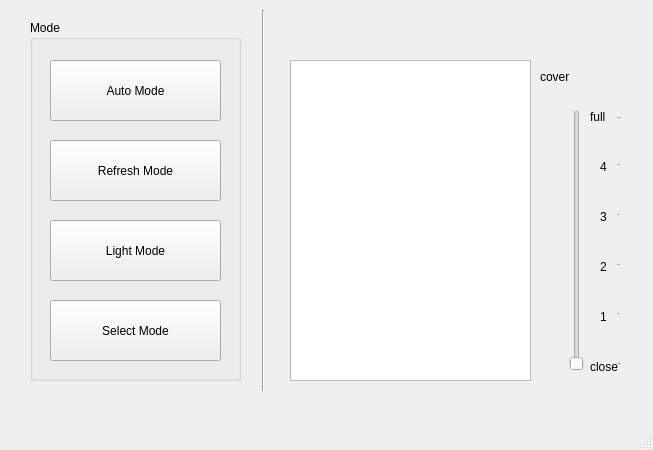
<?xml version="1.0" encoding="UTF-8"?>
<ui version="4.0">
 <class>MainWindow</class>
 <widget class="QMainWindow" name="MainWindow">
  <property name="geometry">
   <rect>
    <x>0</x>
    <y>0</y>
    <width>653</width>
    <height>450</height>
   </rect>
  </property>
  <property name="windowTitle">
   <string>MainWindow</string>
  </property>
  <property name="tabShape">
   <enum>QTabWidget::Rounded</enum>
  </property>
  <widget class="QWidget" name="centralwidget">
   <widget class="QGroupBox" name="groupBox">
    <property name="geometry">
     <rect>
      <x>30</x>
      <y>20</y>
      <width>211</width>
      <height>361</height>
     </rect>
    </property>
    <property name="title">
     <string>Mode</string>
    </property>
    <widget class="QPushButton" name="pushButton">
     <property name="geometry">
      <rect>
       <x>20</x>
       <y>40</y>
       <width>171</width>
       <height>61</height>
      </rect>
     </property>
     <property name="text">
      <string>Auto Mode</string>
     </property>
    </widget>
    <widget class="QPushButton" name="pushButton_2">
     <property name="geometry">
      <rect>
       <x>20</x>
       <y>120</y>
       <width>171</width>
       <height>61</height>
      </rect>
     </property>
     <property name="text">
      <string>Refresh Mode</string>
     </property>
    </widget>
    <widget class="QPushButton" name="pushButton_3">
     <property name="geometry">
      <rect>
       <x>20</x>
       <y>200</y>
       <width>171</width>
       <height>61</height>
      </rect>
     </property>
     <property name="text">
      <string>Light Mode</string>
     </property>
    </widget>
    <widget class="QPushButton" name="pushButton_4">
     <property name="geometry">
      <rect>
       <x>20</x>
       <y>280</y>
       <width>171</width>
       <height>61</height>
      </rect>
     </property>
     <property name="text">
      <string>Select Mode</string>
     </property>
    </widget>
   </widget>
   <widget class="Line" name="line">
    <property name="geometry">
     <rect>
      <x>253</x>
      <y>10</y>
      <width>20</width>
      <height>381</height>
     </rect>
    </property>
    <property name="orientation">
     <enum>Qt::Vertical</enum>
    </property>
   </widget>
   <widget class="QGraphicsView" name="graphicsView">
    <property name="geometry">
     <rect>
      <x>290</x>
      <y>60</y>
      <width>241</width>
      <height>321</height>
     </rect>
    </property>
   </widget>
   <widget class="QSlider" name="verticalSlider_2">
    <property name="geometry">
     <rect>
      <x>540</x>
      <y>110</y>
      <width>82</width>
      <height>261</height>
     </rect>
    </property>
    <property name="orientation">
     <enum>Qt::Vertical</enum>
    </property>
    <property name="tickPosition">
     <enum>QSlider::TicksBelow</enum>
    </property>
    <property name="tickInterval">
     <number>20</number>
    </property>
   </widget>
   <widget class="QPushButton" name="Btn_cover">
    <property name="geometry">
     <rect>
      <x>580</x>
      <y>70</y>
      <width>41</width>
      <height>16</height>
     </rect>
    </property>
    <property name="styleSheet">
     <string notr="true">#Btn_cover{
background-color: transparent;
border-image: url(&quot;/home/pi/test_UI_231027/image/off_g.png&quot;);
background: none;
border: none;
background-repeat: none;
}
#Btn_cover:checked
{
	border-image: url(&quot;/home/pi/test_UI_231027/image/on_g.png&quot;);
}</string>
    </property>
    <property name="text">
     <string/>
    </property>
    <property name="checkable">
     <bool>true</bool>
    </property>
    <property name="checked">
     <bool>false</bool>
    </property>
    <property name="flat">
     <bool>true</bool>
    </property>
   </widget>
   <widget class="QPushButton" name="userMode">
    <property name="geometry">
     <rect>
      <x>290</x>
      <y>10</y>
      <width>80</width>
      <height>41</height>
     </rect>
    </property>
    <property name="styleSheet">
     <string notr="true">#userMode{
background-color: transparent;
border-image: url(&quot;/home/pi/test_UI_231027/image/off_b.png&quot;);
background: none;
border: none;
background-repeat: none;
}
#userMode:checked
{
	border-image: url(&quot;/home/pi/test_UI_231027/image/on_b.png&quot;);
}</string>
    </property>
    <property name="text">
     <string/>
    </property>
    <property name="checkable">
     <bool>true</bool>
    </property>
    <property name="checked">
     <bool>false</bool>
    </property>
    <property name="flat">
     <bool>true</bool>
    </property>
   </widget>
   <widget class="QLabel" name="label">
    <property name="geometry">
     <rect>
      <x>540</x>
      <y>70</y>
      <width>57</width>
      <height>14</height>
     </rect>
    </property>
    <property name="text">
     <string>cover</string>
    </property>
   </widget>
   <widget class="QLabel" name="label_2">
    <property name="geometry">
     <rect>
      <x>590</x>
      <y>360</y>
      <width>57</width>
      <height>14</height>
     </rect>
    </property>
    <property name="text">
     <string>close</string>
    </property>
   </widget>
   <widget class="QLabel" name="label_3">
    <property name="geometry">
     <rect>
      <x>590</x>
      <y>110</y>
      <width>57</width>
      <height>14</height>
     </rect>
    </property>
    <property name="text">
     <string>full</string>
    </property>
   </widget>
   <widget class="QLabel" name="label_4">
    <property name="geometry">
     <rect>
      <x>600</x>
      <y>310</y>
      <width>57</width>
      <height>14</height>
     </rect>
    </property>
    <property name="text">
     <string>1</string>
    </property>
   </widget>
   <widget class="QLabel" name="label_5">
    <property name="geometry">
     <rect>
      <x>600</x>
      <y>260</y>
      <width>57</width>
      <height>14</height>
     </rect>
    </property>
    <property name="text">
     <string>2</string>
    </property>
   </widget>
   <widget class="QLabel" name="label_6">
    <property name="geometry">
     <rect>
      <x>600</x>
      <y>210</y>
      <width>57</width>
      <height>14</height>
     </rect>
    </property>
    <property name="text">
     <string>3</string>
    </property>
   </widget>
   <widget class="QLabel" name="label_7">
    <property name="geometry">
     <rect>
      <x>600</x>
      <y>160</y>
      <width>57</width>
      <height>14</height>
     </rect>
    </property>
    <property name="text">
     <string>4</string>
    </property>
   </widget>
  </widget>
  <widget class="QMenuBar" name="menubar">
   <property name="geometry">
    <rect>
     <x>0</x>
     <y>0</y>
     <width>653</width>
     <height>19</height>
    </rect>
   </property>
  </widget>
  <widget class="QStatusBar" name="statusbar"/>
 </widget>
 <resources/>
 <connections/>
</ui>
